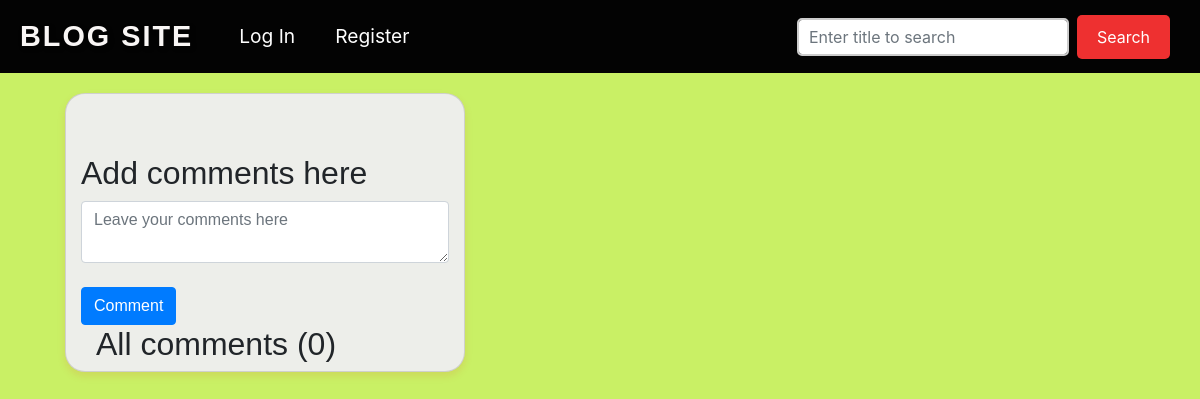
The page /comments/my-favoriute-food-briyani on the database as committed earlier.
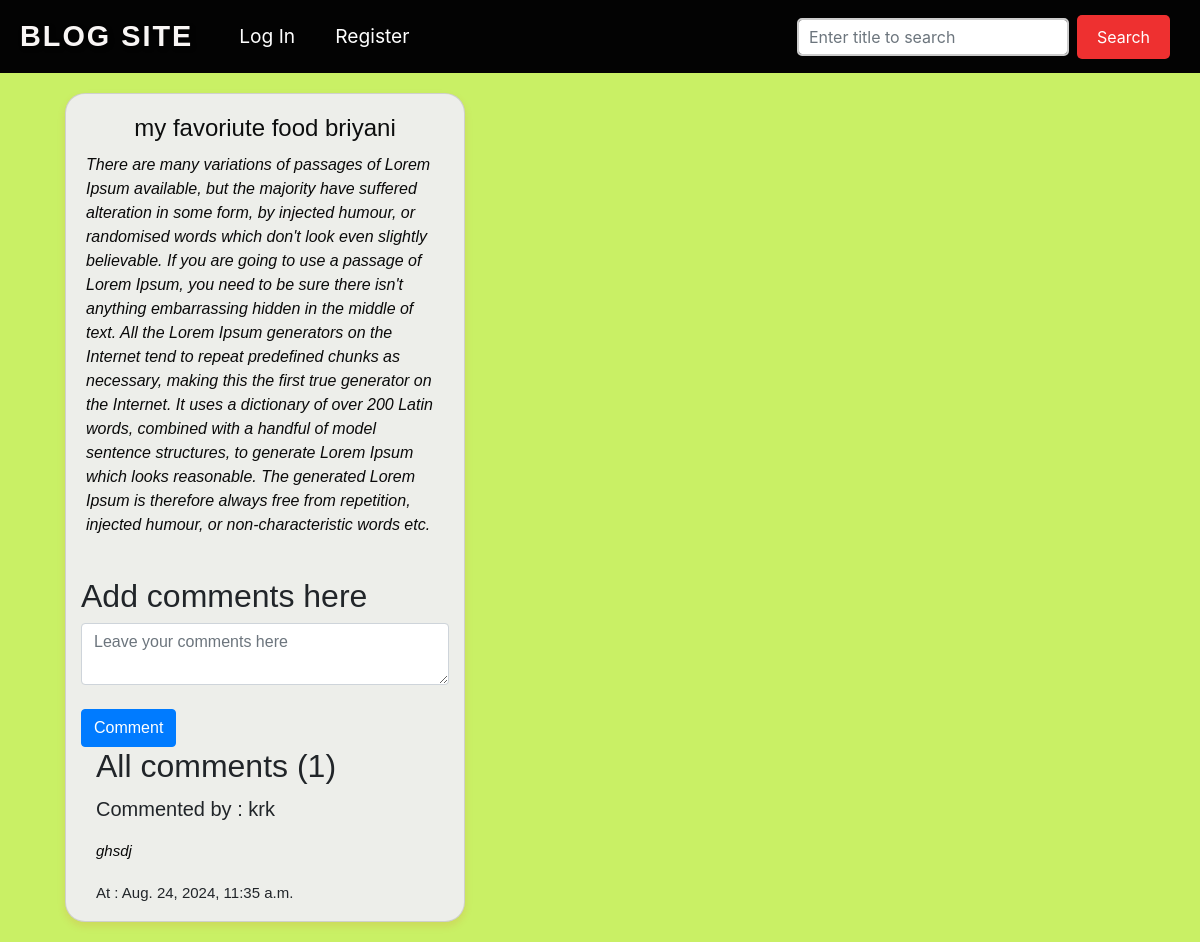
The same page on the database as committed later.
### blog/models.py (models this page shows, shortened)
class BlogPost(models.Model):
    title = models.CharField(max_length=255)
    author = models.ForeignKey(User,on_delete=models.CASCADE)
    slug = models.CharField(max_length=50)
    content = models.TextField()
    date_time = models.DateTimeField(auto_now_add=True)

class Comments(models.Model):
    user = models.ForeignKey(User,on_delete=models.CASCADE)
    content = models.TextField()
    blog = models.ForeignKey(BlogPost,on_delete=models.CASCADE)
    date_time = models.DateTimeField(auto_now_add=True)

### blog/views.py (the view)
# urls.py: path('comments/<str:slug>',views.blog_comments,name="comments")
def blog_comments(request,slug):
    post = BlogPost.objects.filter(slug=slug).first()
    comments = Comments.objects.filter(blog=post)
    data = {'post':post,'comments':comments}
    if request.method=="POST":
        user=request.user
        content=request.POST['content']
        comment = Comments(user=user,content=content,blog=post)
        comment.save()
    return render(request,"blogs_comments.html",context=data)

### blog/templates/blogs_comments.html (shortened to what this page needs)
{% extends 'base.html' %}
{% load static %}
{% block content %}
<link rel="stylesheet" href="{% static 'css/mypost.css' %}">
<div class="card custom-card">
    <div class="card-body">
        <h5 class="card-title">{{post.title}}</h5>
        <p class="card-text">{{post.content}}</p>
    </div>
    <div class="container">
        <h2>Add comments here</h2>
        <form method="post" action="{% url 'comments' slug=post.slug %}">
            <div class="form-floating">
                <textarea class="form-control" placeholder="Leave your comments here" name="content"></textarea>
                <br><button type="submit" class="btn btn-primary">Comment</button>
            </div>
        </form>
        <div class="container">
            <h2>All comments ({{comments.count}})</h2>
            {%for comment in comments%}
            <div class="card1">
                <div class="header">
                    <p style="font-size:20px;">Commented by : {{comment.user}}</p>
                </div>
            </div>
            <div clas="card-body">
                <p class="card-text" style="font-size:15px">{{comment.content}}</p>
                <p style="font-size:15px">At : {{comment.date_time}}</p>
            </div>
        </div>
        {% endfor %}
    </div>
</div>
{% endblock %}

Rows that differ between the two databases and show on the page:
added BlogPost: title "my favoriute food briyani", content "There are many variations of passages of Lorem Ipsum available, but the majority have suffered alteration in some form, by injected humour, or randomised words which don't look even slightly believable. If you are going to use a passage of Lorem Ipsum, you need to be sure there isn't anything embarrassing hidden in the middle of text. All the Lorem Ipsum generators on the Internet tend to repeat predefined chunks as necessary, making this the first true generator on the Internet. It uses a dictionary of over 200 Latin words, combined with a handful of model sentence structures, to generate Lorem Ipsum which looks reasonable. The generated Lorem Ipsum is therefore always free from…"
added Comments: user "krk", content "ghsdj", date_time "Aug. 24, 2024, 11:35 a.m."
Other text that changed with them:
{{ comments.count }}: "0" → "1"
